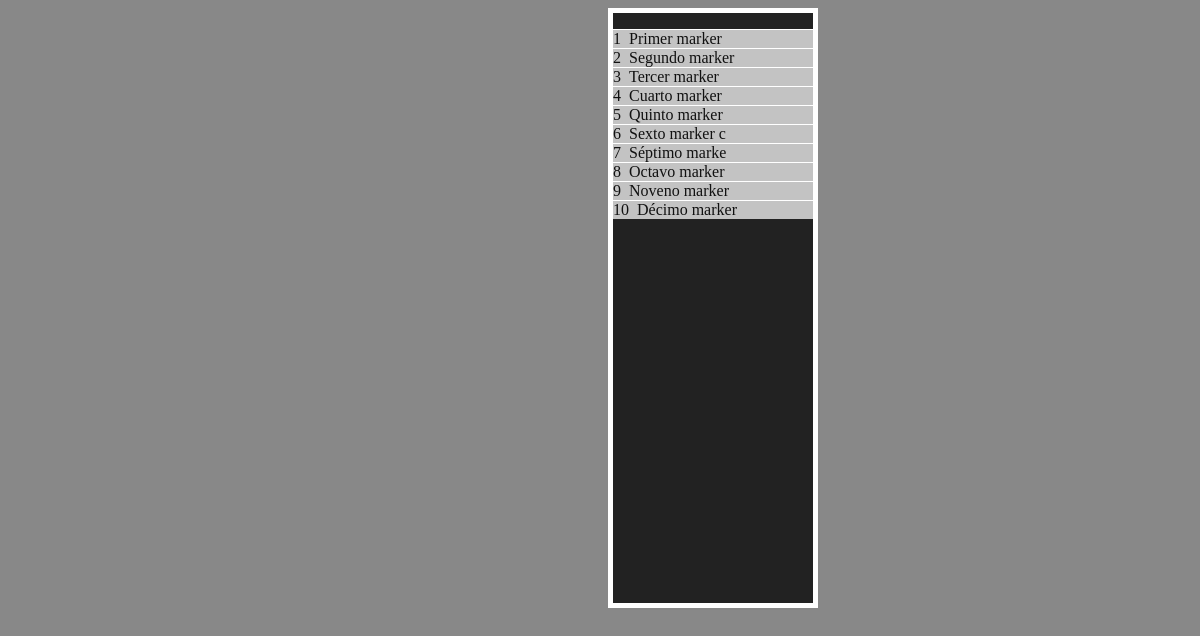
The page / on the database its author committed.
### tables this page shows
CREATE TABLE IF NOT EXISTS mapa(
	id INT(11) UNSIGNED NOT NULL AUTO_INCREMENT PRIMARY KEY,
	pos_x DOUBLE NOT NULL,
	pos_y DOUBLE NOT NULL,
	infowindow TEXT NOT NULL
);

### application/controllers/mapa.php (called while the page is built, shortened)
<?php  if ( ! defined('BASEPATH')) exit('No direct script access allowed');
class Mapa extends CI_Controller {
	public function __construct() {
		$this->load->model('mapa_model');
	}
	public function index() {
		$config = array();
		$config['center'] = 'madrid, espana';
		$config['zoom'] = '6';
		$config['map_type'] = 'ROADMAP';
		$config['map_width'] = '700px';
		$config['map_height'] = '600px';
		$this->googlemaps->initialize($config);
		$markers = $this->mapa_model->get_markers();
		foreach($markers as $info_marker) {
			$marker = array();
			$marker ['animation'] = 'DROP';
			$marker ['position'] = $info_marker->pos_y.','.$info_marker->pos_x;
			$marker ['infowindow_content'] = $info_marker->infowindow;
			$marker['id'] = $info_marker->id;
			$this->googlemaps->add_marker($marker);
		}
		$data['datos'] = $this->mapa_model->get_markers();
		$data['map'] = $this->googlemaps->create_map();
		$this->load->view('mapa_view',$data);
	}
}

### index.php (called while the page is built, shortened)
<?php
require_once BASEPATH.'core/CodeIgniter.php';

### application/models/mapa_model.php (called while the page is built, shortened)
<?php  if ( ! defined('BASEPATH')) exit('No direct script access allowed');
class Mapa_model extends CI_Model {
	public function get_markers() {
		$markers = $this->db->get('mapa');
		if($markers->num_rows()>0) {
			return $markers->result();
		}
	}
}

### application/views/mapa_view.php (the view, shortened to what this page needs)
<!DOCTYPE html>
<html lang="en">
	<head>
	</head>
	<body>
		<?=$map['html'];?>
		<div id="sidebar">
			<ul>
				<?php foreach($datos as $marker_sidebar) { ?>
				<li onclick="datos_marker(<?=$marker_sidebar->pos_y?>,<?=$marker_sidebar->pos_x?>,marker_<?=$marker_sidebar->id?>)">
				<?=$marker_sidebar->id;?>&nbsp;&nbsp;<?=substr($marker_sidebar->infowindow,0,14)?></li>
				<?php } ?>
			</ul>
		</div>
	</body>
</html>

### rows shown on the page
mapa: id "1", infowindow "Primer marker"
mapa: id "2", infowindow "Segundo marker"
mapa: id "3", infowindow "Tercer marker"
mapa: id "4", infowindow "Cuarto marker"
mapa: id "5", infowindow "Quinto marker"
mapa: id "6", infowindow "Sexto marker c"
mapa: id "7", infowindow "Séptimo marke"
mapa: id "8", infowindow "Octavo marker"
mapa: id "9", infowindow "Noveno marker"
mapa: id "10", infowindow "Décimo marker"
